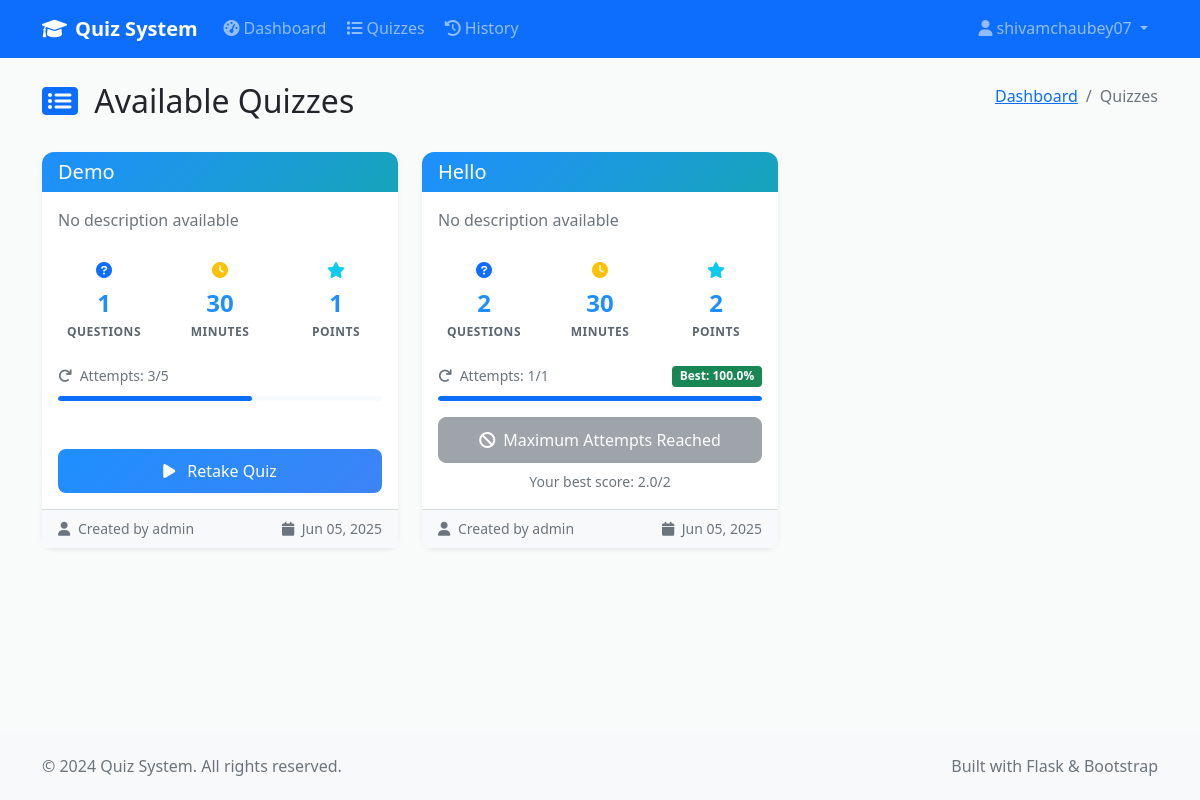
The app's page /quiz/list (signed in) with its own data.
### models.py (models this page shows)
class User(UserMixin, db.Model):
    id = db.Column(db.Integer, primary_key=True)
    username = db.Column(db.String(64), unique=True, nullable=False)
    email = db.Column(db.String(120), unique=True, nullable=False)
    password_hash = db.Column(db.String(256), nullable=False)
    is_admin = db.Column(db.Boolean, default=False)
    created_at = db.Column(db.DateTime, default=datetime.utcnow)
    created_quizzes = db.relationship('Quiz', backref='creator', lazy=True)
    quiz_attempts = db.relationship('QuizAttempt', backref='user', lazy=True)

class Quiz(db.Model):
    id = db.Column(db.Integer, primary_key=True)
    title = db.Column(db.String(200), nullable=False)
    description = db.Column(db.Text)
    created_by = db.Column(db.Integer, db.ForeignKey('user.id'), nullable=False)
    time_limit = db.Column(db.Integer, default=30)  # in minutes
    max_attempts = db.Column(db.Integer, default=1)
    is_active = db.Column(db.Boolean, default=True)
    created_at = db.Column(db.DateTime, default=datetime.utcnow)
    questions = db.relationship('Question', backref='quiz', lazy=True, cascade='all, delete-orphan')
    attempts = db.relationship('QuizAttempt', backref='quiz', lazy=True)
    def get_total_points(self):
        return sum(q.points for q in self.questions)

### quiz.py (the view)
@quiz_bp.route('/list')
@login_required
def quiz_list():
    quizzes = Quiz.query.filter_by(is_active=True).all()
    quiz_data = []
    for quiz in quizzes:
        user_attempts = QuizAttempt.query.filter_by(
            user_id=current_user.id, quiz_id=quiz.id
        ).count()
        best_score = db.session.query(db.func.max(QuizAttempt.score)).filter_by(
            user_id=current_user.id, quiz_id=quiz.id, is_completed=True
        ).scalar() or 0
        quiz_data.append({
            'quiz': quiz,
            'attempts_taken': user_attempts,
            'can_attempt': user_attempts < quiz.max_attempts,
            'best_score': best_score,
            'total_points': quiz.get_total_points()
        })
    return render_template('user/quiz_list.html', quiz_data=quiz_data)

### app.py (called while the page is built)
@login_manager.user_loader
def load_user(user_id):
    from models import User
    return User.query.get(int(user_id))

@app.context_processor
def inject_now():
    return {'now': datetime.utcnow()}

@app.context_processor
def inject_csrf_token():
    from flask_wtf.csrf import generate_csrf
    return dict(csrf_token=generate_csrf())

### templates/user/quiz_list.html (shortened to what this page needs)
{% extends "base.html" %}
{% block content %}
<div class="container my-4">
    <div class="row">
        <div class="col-12">
            <div class="d-flex justify-content-between align-items-center mb-4">
                <h2>
                    <i class="fas fa-list-alt text-primary me-2"></i>
                    Available Quizzes
                </h2>
                <nav aria-label="breadcrumb">
                    <ol class="breadcrumb">
                        <li class="breadcrumb-item">
                            <a href="{{ url_for('quiz.dashboard') }}">Dashboard</a>
                        </li>
                        <li class="breadcrumb-item active">Quizzes</li>
                    </ol>
                </nav>
            </div>
        </div>
    </div>
    {% if quiz_data %}
        <div class="row g-4">
            {% for data in quiz_data %}
                <div class="col-lg-4 col-md-6">
                    <div class="card quiz-card border-0 shadow-sm h-100">
                        <div class="card-header bg-gradient-primary text-white">
                            <h5 class="card-title mb-0">{{ data.quiz.title }}</h5>
                        </div>
                        <div class="card-body d-flex flex-column">
                            <p class="card-text text-muted mb-3">
                                {{ data.quiz.description or 'No description available' }}
                            </p>
                            <div class="quiz-stats mb-3">
                                <div class="row text-center">
                                    <div class="col-4">
                                        <div class="stat-item">
                                            <i class="fas fa-question-circle text-primary"></i>
                                            <div class="stat-value">{{ data.quiz.questions|length }}</div>
                                            <div class="stat-label">Questions</div>
                                        </div>
                                    </div>
                                    <div class="col-4">
                                        <div class="stat-item">
                                            <i class="fas fa-clock text-warning"></i>
                                            <div class="stat-value">{{ data.quiz.time_limit }}</div>
                                            <div class="stat-label">Minutes</div>
                                        </div>
                                    </div>
                                    <div class="col-4">
                                        <div class="stat-item">
                                            <i class="fas fa-star text-info"></i>
                                            <div class="stat-value">{{ data.total_points }}</div>
                                            <div class="stat-label">Points</div>
                                        </div>
                                    </div>
                                </div>
                            </div>
                            <div class="attempt-info mb-3">
                                <div class="d-flex justify-content-between align-items-center">
                                    <span class="text-muted small">
                                        <i class="fas fa-redo me-1"></i>
                                        Attempts: {{ data.attempts_taken }}/{{ data.quiz.max_attempts }}
                                    </span>
                                    {% if data.best_score > 0 %}
                                        <span class="badge bg-{% if (data.best_score / data.total_points * 100) >= 70 %}success{% elif (data.best_score / data.total_points * 100) >= 50 %}warning{% else %}secondary{% endif %}">
                                            Best: {{ ((data.best_score / data.total_points * 100) if data.total_points > 0 else 0)|round(1) }}%
                                        </span>
                                    {% endif %}
                                </div>
                                {% if data.attempts_taken > 0 %}
                                    <div class="progress mt-2" style="height: 5px;">
                                        <div class="progress-bar"
                                             role="progressbar"
                                             style="width: {{ (data.attempts_taken / data.quiz.max_attempts * 100) }}%">
                                        </div>
                                    </div>
                                {% endif %}
                            </div>
                            <div class="mt-auto">
                                {% if data.can_attempt %}
                                    <a href="{{ url_for('quiz.start_quiz', quiz_id=data.quiz.id) }}"
                                       class="btn btn-primary w-100">
                                        <i class="fas fa-play me-2"></i>
                                        {% if data.attempts_taken == 0 %}Start Quiz{% else %}Retake Quiz{% endif %}
                                    </a>
                                {% else %}
                                    <div class="text-center">
                                        <button class="btn btn-secondary w-100" disabled>
                                            <i class="fas fa-ban me-2"></i>Maximum Attempts Reached
                                        </button>
                                        {% if data.best_score > 0 %}
                                            <small class="text-muted d-block mt-2">
                                                Your best score: {{ data.best_score }}/{{ data.total_points }}
                                            </small>
                                        {% endif %}
                                    </div>
                                {% endif %}
                            </div>
                        </div>
                        <div class="card-footer bg-light text-muted small">
                            <i class="fas fa-user me-1"></i>
                            Created by {{ data.quiz.creator.username }}
                            <span class="float-end">
                                <i class="fas fa-calendar me-1"></i>
                                {{ data.quiz.created_at.strftime('%b %d, %Y') }}
                            </span>
                        </div>
                    </div>
                </div>
            {% endfor %}
        </div>
    {% endif %}
</div>
{% endblock %}

### templates/base.html (shortened to what this page needs)
<!DOCTYPE html>
<html lang="en">
<head>
    <link href="https://cdn.jsdelivr.net/npm/bootstrap@5.1.3/dist/css/bootstrap.min.css" rel="stylesheet">
    <link rel="stylesheet" href="https://cdnjs.cloudflare.com/ajax/libs/font-awesome/6.0.0/css/all.min.css">
    <link rel="stylesheet" href="{{ url_for('static', filename='css/style.css') }}">
</head>
<body>
    <nav class="navbar navbar-expand-lg navbar-dark bg-primary">
        <div class="container">
            <a class="navbar-brand" href="{{ url_for('index') }}">
                <i class="fas fa-graduation-cap me-2"></i>Quiz System
            </a>
            <div class="collapse navbar-collapse" id="navbarNav">
                <ul class="navbar-nav me-auto">
                    {% if current_user.is_authenticated %}
                        {% if current_user.is_admin %}
                            <li class="nav-item">
                                <a class="nav-link" href="{{ url_for('admin.dashboard') }}">
                                    <i class="fas fa-tachometer-alt me-1"></i>Dashboard
                                </a>
                            </li>
                            <li class="nav-item">
                                <a class="nav-link" href="{{ url_for('admin.create_quiz') }}">
                                    <i class="fas fa-plus me-1"></i>Create Quiz
                                </a>
                            </li>
                            <li class="nav-item">
                                <a class="nav-link" href="{{ url_for('admin.manage_users') }}">
                                    <i class="fas fa-users me-1"></i>Users
                                </a>
                            </li>
                            <li class="nav-item">
                                <a class="nav-link" href="{{ url_for('admin.results') }}">
                                    <i class="fas fa-chart-bar me-1"></i>Results
                                </a>
                            </li>
                        {% else %}
                            <li class="nav-item">
                                <a class="nav-link" href="{{ url_for('quiz.dashboard') }}">
                                    <i class="fas fa-tachometer-alt me-1"></i>Dashboard
                                </a>
                            </li>
                            <li class="nav-item">
                                <a class="nav-link" href="{{ url_for('quiz.quiz_list') }}">
                                    <i class="fas fa-list me-1"></i>Quizzes
                                </a>
                            </li>
                            <li class="nav-item">
                                <a class="nav-link" href="{{ url_for('quiz.history') }}">
                                    <i class="fas fa-history me-1"></i>History
                                </a>
                            </li>
                        {% endif %}
                    {% endif %}
                </ul>
                <ul class="navbar-nav">
                    {% if current_user.is_authenticated %}
                        <li class="nav-item dropdown">
                            <a class="nav-link dropdown-toggle" href="#" id="navbarDropdown" role="button" data-bs-toggle="dropdown">
                                <i class="fas fa-user me-1"></i>{{ current_user.username }}
                            </a>
                        </li>
                    {% endif %}
                </ul>
            </div>
        </div>
    </nav>
    <main class="main-content">
        {% block content %}{% endblock %}
    </main>
    <footer class="bg-light py-4 mt-5">
        <div class="container">
            <div class="row">
                <div class="col-md-6">
                    <p class="text-muted mb-0">&copy; 2024 Quiz System. All rights reserved.</p>
                </div>
                <div class="col-md-6 text-end">
                    <p class="text-muted mb-0">Built with Flask & Bootstrap</p>
                </div>
            </div>
        </div>
    </footer>
</body>
</html>

### static/css/style.css (style rules this page uses)
:root { --primary-color: 210 100% 56%; --primary-rgb: 0, 123, 255; --secondary-color: 108 117% 125%; --success-color: 142 71% 45%; --info-color: 188 78% 41%; --warning-color: 45 100% 51%; --danger-color: 354 70% 54%; --light-color: 210 17% 98%; --dark-color: 210 11% 15%; --background: 210 11% 98%; --surface: 0 0% 100%; --text-primary: 210 11% 15%; --text-secondary: 210 10% 40%; --border: 210 14% 89%; }
body { font-family: 'Segoe UI', Tahoma, Geneva, Verdana, sans-serif; background-color: hsl(var(--background)); color: hsl(var(--text-primary)); line-height: 1.6; }
.main-content { min-height: calc(100vh - 200px); }
.navbar-brand { font-weight: 600; font-size: 1.25rem; }
.navbar-nav .nav-link { font-weight: 500; padding: 0.5rem 1rem; border-radius: 0.375rem; margin: 0 0.125rem; transition: all 0.2s ease; }
.card { border: 1px solid hsl(var(--border)); border-radius: 0.75rem; transition: all 0.3s ease; }
.card-header { border-bottom: 1px solid hsl(var(--border)); border-radius: 0.75rem 0.75rem 0 0 !important; background-color: hsl(var(--light-color)) !important; }
.stat-label { font-size: 0.875rem; font-weight: 600; text-transform: uppercase; letter-spacing: 0.5px; }
.quiz-card { transition: all 0.3s ease; }
.quiz-card .card-header { background: linear-gradient(135deg, hsl(var(--primary-color)), hsl(var(--info-color))); color: white; border: none; }
.quiz-stats .stat-item { text-align: center; padding: 0.5rem; }
.quiz-stats .stat-value { font-size: 1.5rem; font-weight: 600; color: hsl(var(--primary-color)); }
.quiz-stats .stat-label { font-size: 0.75rem; color: hsl(var(--text-secondary)); text-transform: uppercase; letter-spacing: 0.5px; }
.progress { height: 8px; border-radius: 4px; background-color: hsl(var(--light-color)); }
.progress-bar { border-radius: 4px; transition: width 0.3s ease; }
.btn { font-weight: 500; border-radius: 0.5rem; padding: 0.625rem 1.25rem; transition: all 0.2s ease; }
.btn-primary { background: linear-gradient(135deg, hsl(var(--primary-color)), hsl(217 91% 60%)); border: none; }
.bg-gradient-primary { background: linear-gradient(135deg, hsl(var(--primary-color)), hsl(var(--info-color))) !important; }

### records on screen
User: username "shivamchaubey07"
Quiz: quiz "Demo", quiz "No description available", quiz.time_limit "30", quiz.max_attempts "5", quiz.created_at "Jun 05, 2025"
User: quiz.creator.username "admin" "admin"
Quiz: quiz "Hello", quiz "No description available", quiz.time_limit "30", quiz.max_attempts "1", quiz.created_at "Jun 05, 2025"

### other values on screen
{{ data.quiz.questions|length }} "1" "2"
{{ data.total_points }} "1" "2"
{{ data.attempts_taken }} "3" "1"
{{ data.best_score }} "2.0"
{{ data.total_points }} "2"
